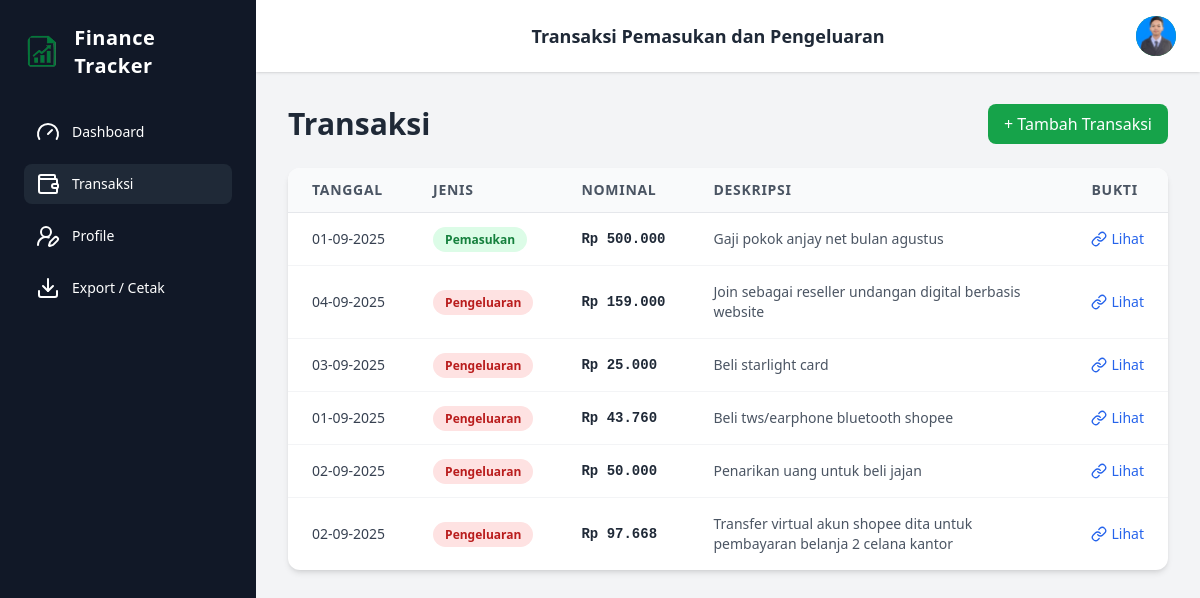
The page /transactions/ (signed in) on the database as committed earlier.
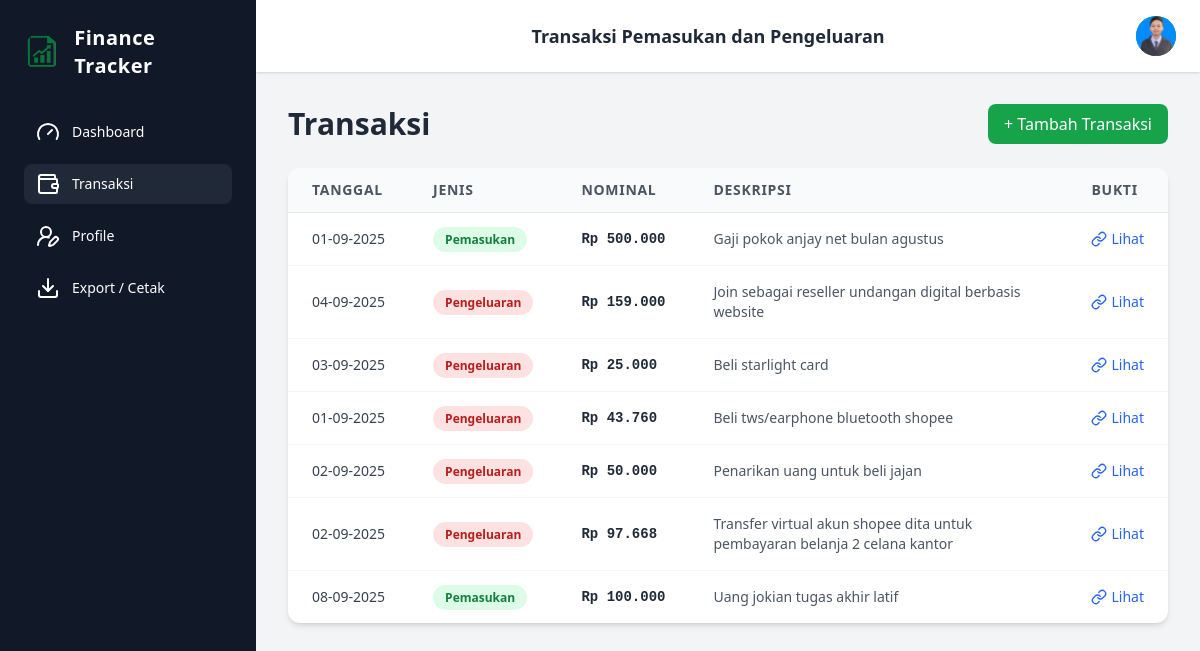
The same page on the database as committed later.
### models/user.py (models this page shows, shortened)
class User(Base):
    __tablename__ = "user"
    id = Column(Integer, primary_key=True, index=True)
    name = Column(String(100), nullable=False)
    email = Column(String(100), unique=True, index=True, nullable=False)
    password = Column(String(255), nullable=False)
    image = Column(String(255), nullable=True)
    theme = Column(String(20), default="light")            # "light" atau "dark"
    default_month = Column(Integer, nullable=True)
    default_year = Column(Integer, nullable=True)
    notify_low_balance = Column(Boolean, default=False)
    low_balance_threshold = Column(Float, default=0.0)
    weekly_summary = Column(Boolean, default=False)
    export_format = Column(String(10), default="csv")      # csv / xlsx / pdf

### models/transaction.py (models this page shows, shortened)
class Transaction(Base):
    __tablename__ = "transactions"
    id = Column(Integer, primary_key=True, index=True)
    user_id = Column(Integer, ForeignKey("user.id"), nullable=False)  # <— perbaiki: "user.id"
    type = Column(String(20), nullable=False)  # "income" atau "expense"
    amount = Column(Float, nullable=False)
    description = Column(String(255))
    date = Column(DateTime, default=datetime.utcnow)
    proof_file = Column(String(255), nullable=True)  # nama file bukti transfer
    user = relationship("User", backref="transactions")

### routes/transaction_routes.py (the view)
@transaction_bp.route("/")
def list_transactions():
    if "user_id" not in session:
        flash("Silakan login dulu", "error")
        return redirect(url_for("auth.login"))
    db = SessionLocal()
    trans = db.query(Transaction).filter_by(user_id=session["user_id"]).all()
    user_id = session["user_id"]
    user = db.query(User).get(user_id)
    username = session.get("username")
    user_image = session.get("user_image")
    db.close()
    return render_template(
        "transactions.html",
        user=user,
        transactions=trans,
        username=username,
        user_image=user_image
    )

### templates/transactions.html (shortened to what this page needs)
<!DOCTYPE html>
<html lang="en">
  <head>
    <script src="https://cdn.tailwindcss.com"></script>
  </head>
  <body class="bg-gray-100">
    <div class="flex h-screen overflow-hidden">
      <aside
        id="sidebar"
        class="w-64 bg-gray-900 text-white flex flex-col p-6 fixed h-full z-40 sidebar-transition transform -translate-x-64 lg:translate-x-0"
      >
        <div
          class="flex items-center gap-3 mb-8 cursor-pointer"
          onclick="window.location.href='/dashboard'"
        >
          <img
            src="{{ url_for('static', filename='favicon.png') }}"
            alt="Logo"
            class="w-10 h-10 rounded-full"
          />
          <h2 class="text-xl font-bold tracking-wide">Finance Tracker</h2>
        </div>
        <nav class="flex flex-col gap-3 text-sm">
          <a
            href="/dashboard"
            class="menu-item px-3 py-2 rounded-lg flex items-center gap-3"
          >
            <i data-lucide="gauge"></i> Dashboard
          </a>
          <a
            href="/transactions"
            class="menu-item px-3 py-2 rounded-lg flex items-center gap-3 bg-gray-800"
          >
            <i data-lucide="wallet"></i> Transaksi
          </a>
          <a
            href="/profile"
            class="menu-item px-3 py-2 rounded-lg flex items-center gap-3"
          >
            <i data-lucide="user-round-pen"></i> Profile
          </a>
          <a
            href="{{ url_for('export.export') }}"
            class="menu-item px-3 py-2 rounded-lg flex items-center gap-3"
          >
            <i data-lucide="download"></i> Export / Cetak
          </a>
        </nav>
      </aside>
      <main
        id="mainContent"
        class="flex-1 flex flex-col transition-all duration-300 lg:ml-64"
      >
        <header
          class="flex justify-between items-center bg-white shadow px-6 py-4 relative"
        >
          <h1 class="mx-auto text-lg font-bold text-gray-800">
            Transaksi Pemasukan dan Pengeluaran
          </h1>
          <div class="relative">
            <button
              id="avatarBtn"
              class="w-10 h-10 bg-green-600 text-white font-bold rounded-full flex items-center justify-center overflow-hidden"
            >
              {% if user.image %}
              <img
                src="{{ url_for('static', filename=user.image) }}"
                alt="Avatar"
                class="w-full h-full object-cover"
              />
              {% else %} {{ user.name[:1]|upper }} {% endif %}
            </button>
          </div>
        </header>
        <div class="flex-1 p-8 overflow-y-auto">
          <div class="flex justify-between items-center mb-6">
            <h1 class="text-3xl font-bold text-gray-800">Transaksi</h1>
            <a
              href="{{ url_for('transaction.add_transaction') }}"
              class="bg-green-600 text-white px-4 py-2 rounded-lg hover:bg-green-700 transition"
            >
              + Tambah Transaksi
            </a>
          </div>
          <div class="bg-white shadow-md rounded-xl overflow-hidden">
            <div class="overflow-x-auto">
              <table class="min-w-full text-sm text-left">
                <thead class="bg-gray-50 border-b">
                  <tr>
                    <th
                      class="px-6 py-3 font-semibold text-gray-600 uppercase tracking-wider"
                    >
                      Tanggal
                    </th>
                    <th
                      class="px-6 py-3 font-semibold text-gray-600 uppercase tracking-wider"
                    >
                      Jenis
                    </th>
                    <th
                      class="px-6 py-3 font-semibold text-gray-600 uppercase tracking-wider"
                    >
                      Nominal
                    </th>
                    <th
                      class="px-6 py-3 font-semibold text-gray-600 uppercase tracking-wider"
                    >
                      Deskripsi
                    </th>
                    <th
                      class="px-6 py-3 font-semibold text-gray-600 uppercase tracking-wider"
                    >
                      Bukti
                    </th>
                  </tr>
                </thead>
                <tbody class="divide-y divide-gray-100">
                  {% for trx in transactions %}
                  <tr class="hover:bg-gray-50 transition">
                    <td class="px-6 py-4 text-gray-700 whitespace-nowrap">
                      {{ trx.date.strftime('%d-%m-%Y') }}
                    </td>
                    <td class="px-6 py-4">
                      <span
                        class="px-3 py-1 rounded-full text-xs font-semibold {% if trx.type == 'income' %} bg-green-100 text-green-700 {% else %} bg-red-100 text-red-700 {% endif %}"
                      >
                        {{ 'Pemasukan' if trx.type == 'income' else
                        'Pengeluaran' }}
                      </span>
                    </td>
                    <td
                      class="px-6 py-4 font-mono font-semibold text-gray-800 whitespace-nowrap"
                    >
                      Rp {{ "{:,.0f}".format(trx.amount).replace(",", ".") }}
                    </td>
                    <td class="px-6 py-4 text-gray-600">
                      {{ trx.description }}
                    </td>
                    <td class="px-6 py-4">
                      {% if trx.proof_file %}
                      <a
                        href="{{ url_for('transaction.uploaded_file', filename=trx.proof_file) }}"
                        target="_blank"
                        class="text-blue-600 hover:text-blue-800 font-medium flex items-center gap-1"
                      >
                        <i data-lucide="link" class="w-4 h-4"></i> Lihat
                      </a>
                      {% else %}
                      <span class="text-gray-400">-</span>
                      {% endif %}
                    </td>
                  </tr>
                  {% endfor %}
                </tbody>
              </table>
            </div>
          </div>
        </div>
      </main>
    </div>
  </body>
</html>

### templates/transactions.html (style rules this page uses)
body { overflow-x: hidden; }
.menu-item { transition: all 0.3s ease; }
.sidebar-transition { transition: transform 0.3s ease-in-out; }

Rows that differ between the two databases and show on the page:
added Transaction: date "08-09-2025", type "Pemasukan", amount "100.000", description "Uang jokian tugas akhir latif"
